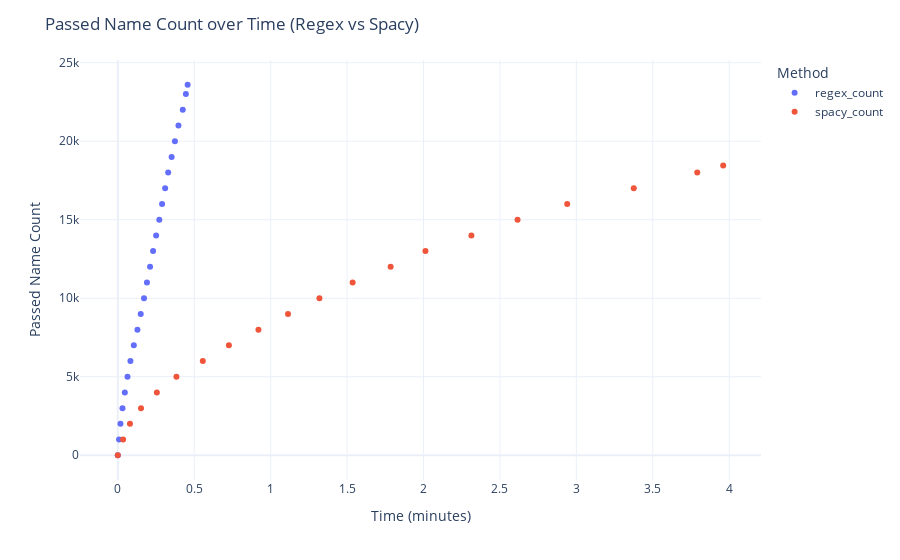

The cell this chart's notebook holds for it:
### Code cell
import pandas as pd
import plotly.express as px

# Load and rename
regex_df = pd.read_csv('timeDataRegex.csv').rename(columns={'count': 'regex_count'})
spacy_df = pd.read_csv('timeDataSpacyEnhanced.csv').rename(columns={'count': 'spacy_count'})

# Keep only the first occurrence of each unique count
regex_df = regex_df.drop_duplicates(subset='regex_count', keep='first')
spacy_df = spacy_df.drop_duplicates(subset='spacy_count', keep='first')

# Merge and sort
combined_df = pd.merge(regex_df, spacy_df, on='time', how='outer')
combined_df = combined_df.sort_values('time')

# Convert time to minutes
combined_df['time_minutes'] = combined_df['time'] / 60

# Melt to long format
long_df = combined_df.melt(
    id_vars='time_minutes',
    value_vars=['regex_count', 'spacy_count'],
    var_name='Method',
    value_name='Passed Name Count'
)

# Plot
fig = px.scatter(
    long_df,
    x='time_minutes',
    y='Passed Name Count',
    color='Method',
    hover_data={'time_minutes': True, 'Passed Name Count': True, 'Method': False}
)

fig.update_layout(
    title='Passed Name Count over Time (Regex vs Spacy)',
    xaxis_title='Time (minutes)',
    yaxis_title='Passed Name Count',
    template='plotly_white'
)

fig.show()
fig.write_html('countVsTime.html')

### Figure 1 — Plotly figure (JSON) as saved in the notebook; plotly's stock layout.template omitted (floating-point values rounded to 4 significant figures)
{"data": [{"customdata": [["regex_count"], ["regex_count"], ["regex_count"], ["regex_count"], ["regex_count"], ["regex_count"], ["regex_count"], ["regex_count"], ["regex_count"], ["regex_count"], ["regex_count"], ["regex_count"], ["regex_count"], ["regex_count"], ["regex_count"], ["regex_count"], ["regex_count"], ["regex_count"], ["regex_count"], ["regex_count"], ["regex_count"], ["regex_count"], ["regex_count"], ["regex_count"], ["regex_count"], ["regex_count"], ["regex_count"], ["regex_count"], ["regex_count"], ["regex_count"], ["regex_count"], ["regex_count"], ["regex_count"], ["regex_count"], ["regex_count"], ["regex_count"], ["regex_count"], ["regex_count"], ["regex_count"], ["regex_count"], ["regex_count"], ["regex_count"], ["regex_count"], ["regex_count"]], "hovertemplate": "time_minutes=%{x}<br>Passed Name Count=%{y}<extra></extra>", "legendgroup": "regex_count", "marker": {"color": "#636efa", "symbol": "circle"}, "mode": "markers", "name": "regex_count", "orientation": "v", "showlegend": true, "type": "scatter", "x": [0, 0.008347, 0.01749, 0.03071, 0.03478, 0.04601, 0.06351, 0.07962, 0.08271, 0.1048, 0.1284, 0.15, 0.152, 0.1715, 0.1907, 0.2111, 0.2308, 0.2509, 0.2555, 0.2715, 0.2897, 0.3097, 0.3295, 0.3522, 0.3738, 0.3836, 0.3969, 0.4251, 0.4453, 0.4569, 0.5563, 0.7268, 0.9201, 1.114, 1.319, 1.536, 1.785, 2.013, 2.313, 2.615, 2.94, 3.376, 3.791, 3.961], "xaxis": "x", "y": [0, 1000, 2000, 3000, null, 4000, 5000, null, 6000, 7000, 8000, 9000, null, 10000, 11000, 12000, 13000, 14000, null, 15000, 16000, 17000, 18000, 19000, 20000, null, 21000, 22000, 23000, 23595, null, null, null, null, null, null, null, null, null, null, null, null, null, null], "yaxis": "y"}, {"customdata": [["spacy_count"], ["spacy_count"], ["spacy_count"], ["spacy_count"], ["spacy_count"], ["spacy_count"], ["spacy_count"], ["spacy_count"], ["spacy_count"], ["spacy_count"], ["spacy_count"], ["spacy_count"], ["spacy_count"], ["spacy_count"], ["spacy_count"], ["spacy_count"], ["spacy_count"], ["spacy_count"], ["spacy_count"], ["spacy_count"], ["spacy_count"], ["spacy_count"], ["spacy_count"], ["spacy_count"], ["spacy_count"], ["spacy_count"], ["spacy_count"], ["spacy_count"], ["spacy_count"], ["spacy_count"], ["spacy_count"], ["spacy_count"], ["spacy_count"], ["spacy_count"], ["spacy_count"], ["spacy_count"], ["spacy_count"], ["spacy_count"], ["spacy_count"], ["spacy_count"], ["spacy_count"], ["spacy_count"], ["spacy_count"], ["spacy_count"]], "hovertemplate": "time_minutes=%{x}<br>Passed Name Count=%{y}<extra></extra>", "legendgroup": "spacy_count", "marker": {"color": "#EF553B", "symbol": "circle"}, "mode": "markers", "name": "spacy_count", "orientation": "v", "showlegend": true, "type": "scatter", "x": [0, 0.008347, 0.01749, 0.03071, 0.03478, 0.04601, 0.06351, 0.07962, 0.08271, 0.1048, 0.1284, 0.15, 0.152, 0.1715, 0.1907, 0.2111, 0.2308, 0.2509, 0.2555, 0.2715, 0.2897, 0.3097, 0.3295, 0.3522, 0.3738, 0.3836, 0.3969, 0.4251, 0.4453, 0.4569, 0.5563, 0.7268, 0.9201, 1.114, 1.319, 1.536, 1.785, 2.013, 2.313, 2.615, 2.94, 3.376, 3.791, 3.961], "xaxis": "x", "y": [0, null, null, null, 1000, null, null, 2000, null, null, null, null, 3000, null, null, null, null, null, 4000, null, null, null, null, null, null, 5000, null, null, null, null, 6000, 7000, 8000, 9000, 10000, 11000, 12000, 13000, 14000, 15000, 16000, 17000, 18000, 18446], "yaxis": "y"}], "layout": {"legend": {"title": {"text": "Method"}, "tracegroupgap": 0}, "margin": {"t": 60}, "title": {"text": "Passed Name Count over Time (Regex vs Spacy)"}, "xaxis": {"anchor": "y", "domain": [0, 1], "title": {"text": "Time (minutes)"}}, "yaxis": {"anchor": "x", "domain": [0, 1], "title": {"text": "Passed Name Count"}}}}
